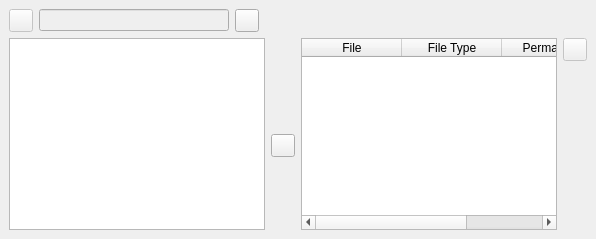
  <widget class="QDockWidget" name="dw_install_files">
   <property name="windowIcon">
    <iconset resource="../resources/pisido.qrc">
     <normaloff>:/images/install-files.png</normaloff>:/images/install-files.png</iconset>
   </property>
   <property name="toolTip">
    <string>Install Files Window</string>
   </property>
   <property name="statusTip">
    <string>Install Files Window</string>
   </property>
   <property name="windowTitle">
    <string>Installs</string>
   </property>
   <attribute name="dockWidgetArea">
    <number>2</number>
   </attribute>
   <widget class="QWidget" name="dw_files_contents">
    <layout class="QGridLayout" name="gridLayout_2">
     <item row="5" column="0" rowspan="3" colspan="2">
      <widget class="QTreeView" name="treeV_files">
       <property name="toolTip">
        <string>A successful build need for listing. Which will fill /var/pisi/__package_name__/install</string>
       </property>
       <property name="statusTip">
        <string>A successful build need for listing. Which will fill /var/pisi/__package_name__/install</string>
       </property>
      </widget>
     </item>
     <item row="5" column="3" rowspan="3" colspan="2">
      <widget class="QTableWidget" name="tableW_files">
       <property name="toolTip">
        <string>If none, a default will be added</string>
       </property>
       <property name="statusTip">
        <string>If none, a default will be added</string>
       </property>
       <property name="editTriggers">
        <set>QAbstractItemView::NoEditTriggers</set>
       </property>
       <property name="alternatingRowColors">
        <bool>true</bool>
       </property>
       <property name="selectionMode">
        <enum>QAbstractItemView::SingleSelection</enum>
       </property>
       <property name="selectionBehavior">
        <enum>QAbstractItemView::SelectRows</enum>
       </property>
       <attribute name="verticalHeaderVisible">
        <bool>false</bool>
       </attribute>
       <column>
        <property name="text">
         <string>File</string>
        </property>
       </column>
       <column>
        <property name="text">
         <string>File Type</string>
        </property>
       </column>
       <column>
        <property name="text">
         <string>Permanent</string>
        </property>
       </column>
      </widget>
     </item>
     <item row="5" column="5">
      <widget class="QToolButton" name="tb_delete_label">
       <property name="enabled">
        <bool>false</bool>
       </property>
       <property name="toolTip">
        <string>Delete selected label</string>
       </property>
       <property name="statusTip">
        <string>Delete selected label</string>
       </property>
       <property name="text">
        <string/>
       </property>
       <property name="icon">
        <iconset resource="../resources/pisido.qrc">
         <normaloff>:/images/delete.png</normaloff>:/images/delete.png</iconset>
       </property>
      </widget>
     </item>
     <item row="6" column="2">
      <widget class="QToolButton" name="tb_add_label">
       <property name="enabled">
        <bool>true</bool>
       </property>
       <property name="toolTip">
        <string>Add label</string>
       </property>
       <property name="statusTip">
        <string>Add label</string>
       </property>
       <property name="text">
        <string/>
       </property>
       <property name="icon">
        <iconset resource="../resources/pisido.qrc">
         <normaloff>:/images/right.png</normaloff>:/images/right.png</iconset>
       </property>
      </widget>
     </item>
     <item row="6" column="5">
      <spacer name="verticalSpacer_5">
       <property name="orientation">
        <enum>Qt::Vertical</enum>
       </property>
       <property name="sizeHint" stdset="0">
        <size>
         <width>20</width>
         <height>40</height>
        </size>
       </property>
      </spacer>
     </item>
     <item row="3" column="0">
      <layout class="QHBoxLayout" name="horizontalLayout_3">
       <item>
        <widget class="QToolButton" name="tb_open_install_dir">
         <property name="enabled">
          <bool>false</bool>
         </property>
         <property name="toolTip">
          <string>Opens install directory (/var/pisi/__package_name__/install)</string>
         </property>
         <property name="statusTip">
          <string>Opens install directory (/var/pisi/__package_name__/install)</string>
         </property>
         <property name="text">
          <string/>
         </property>
         <property name="icon">
          <iconset resource="../resources/pisido.qrc">
           <normaloff>:/images/open-dir.png</normaloff>:/images/open-dir.png</iconset>
         </property>
        </widget>
       </item>
       <item>
        <widget class="QLineEdit" name="le_package_install_dir">
         <property name="enabled">
          <bool>false</bool>
         </property>
         <property name="toolTip">
          <string>Directory of the installed files</string>
         </property>
         <property name="statusTip">
          <string>Directory of the installed files</string>
         </property>
        </widget>
       </item>
       <item>
        <widget class="QToolButton" name="tb_refresh_treeV_files">
         <property name="toolTip">
          <string>Please refresh after a successful build !</string>
         </property>
         <property name="statusTip">
          <string>Please refresh after a successful build !</string>
         </property>
         <property name="text">
          <string/>
         </property>
         <property name="icon">
          <iconset resource="../resources/pisido.qrc">
           <normaloff>:/images/refresh.png</normaloff>:/images/refresh.png</iconset>
         </property>
        </widget>
       </item>
      </layout>
     </item>
     <item row="3" column="3" colspan="2">
      <widget class="QLabel" name="lbl_labels">
       <property name="font">
        <font>
         <weight>75</weight>
         <bold>true</bold>
        </font>
       </property>
       <property name="text">
        <string>&lt;Files&gt;</string>
       </property>
       <property name="alignment">
        <set>Qt::AlignCenter</set>
       </property>
      </widget>
     </item>
    </layout>
   </widget>
  </widget>
